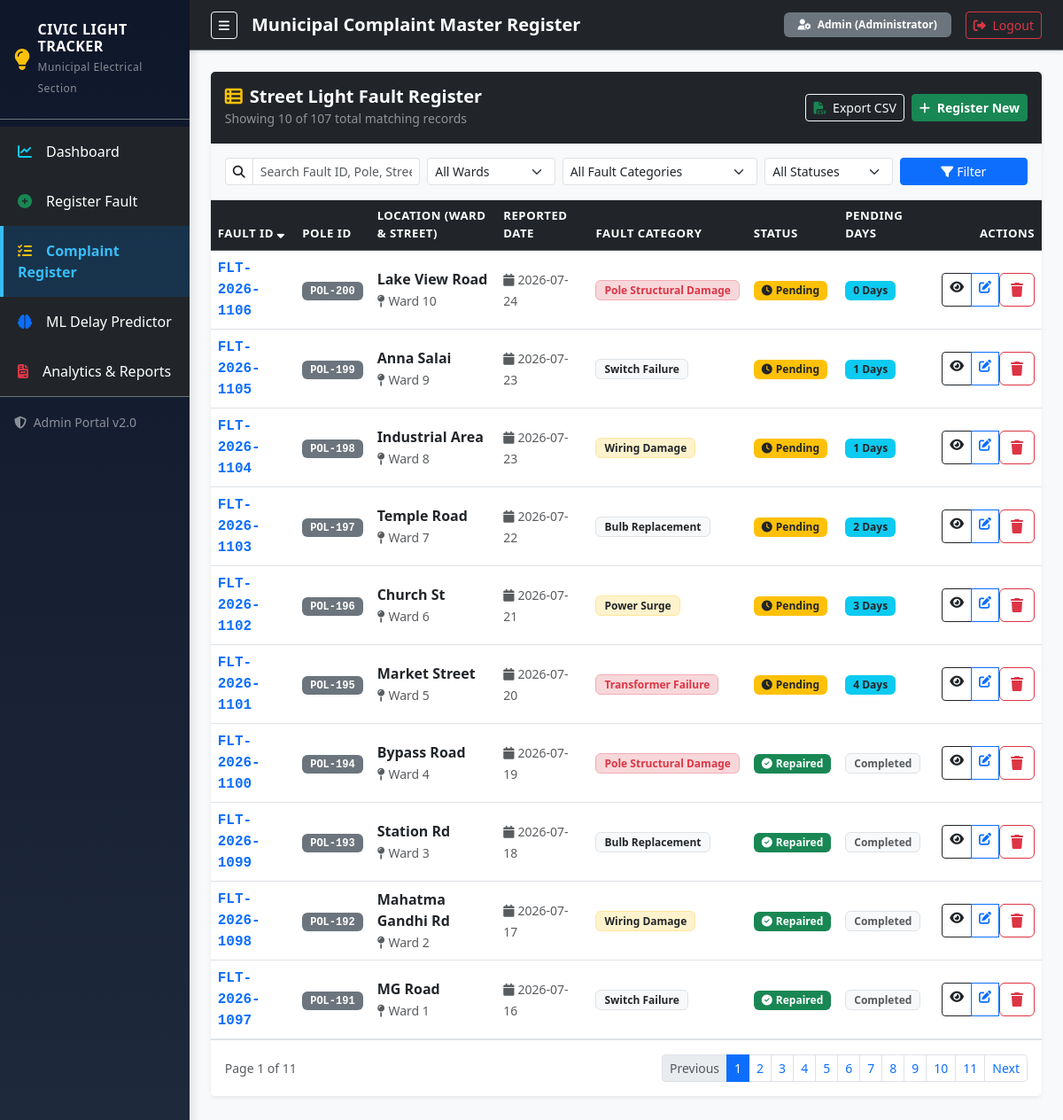
The page /complaints?sort=fault_id&order=desc&search=&ward=&fault_type=&status= (signed in) on the database its author committed.
### tables this page shows
CREATE TABLE complaints (
    id INTEGER PRIMARY KEY AUTOINCREMENT,
    fault_id TEXT UNIQUE NOT NULL,
    pole_id TEXT NOT NULL,
    ward TEXT NOT NULL,
    street TEXT NOT NULL,
    reported_date DATE NOT NULL,
    fault_type TEXT NOT NULL,
    status TEXT NOT NULL DEFAULT 'Pending',
    repaired_date DATE,
    need_attention INTEGER DEFAULT 0,
    priority TEXT DEFAULT 'Medium',
    created_at TIMESTAMP DEFAULT CURRENT_TIMESTAMP
);

### blueprints/complaints.py (the view)
@complaints_bp.route('/complaints')
@login_required
def list_complaints():
    search = request.args.get('search', '').strip()
    ward_filter = request.args.get('ward', '').strip()
    fault_filter = request.args.get('fault_type', '').strip()
    status_filter = request.args.get('status', '').strip()
    sort_by = request.args.get('sort', 'reported_date')
    order = request.args.get('order', 'desc')
    page = int(request.args.get('page', 1))
    per_page = 10
    conn = get_db_connection()
    query = "SELECT * FROM complaints WHERE 1=1"
    params = []
    if search:
        query += " AND (fault_id LIKE ? OR pole_id LIKE ? OR street LIKE ? OR ward LIKE ?)"
        pattern = f"%{search}%"
        params.extend([pattern, pattern, pattern, pattern])
    if ward_filter:
        query += " AND ward = ?"
        params.append(ward_filter)
    if fault_filter:
        query += " AND fault_type = ?"
        params.append(fault_filter)
    if status_filter:
        query += " AND status = ?"
        params.append(status_filter)
    count_query = f"SELECT COUNT(*) FROM ({query})"
    total_records = conn.execute(count_query, params).fetchone()[0]
    total_pages = max(1, (total_records + per_page - 1) // per_page)
    valid_sorts = {
        'fault_id': 'fault_id',
        'pole_id': 'pole_id',
        'ward': 'ward',
        'street': 'street',
        'reported_date': 'reported_date',
        'fault_type': 'fault_type',
        'status': 'status'
    }
    sql_sort = valid_sorts.get(sort_by, 'reported_date')
    sql_order = 'ASC' if order.lower() == 'asc' else 'DESC'
    offset = (page - 1) * per_page
    query += f" ORDER BY {sql_sort} {sql_order} LIMIT ? OFFSET ?"
    params.extend([per_page, offset])
    rows = conn.execute(query, params).fetchall()
    complaints_list = []
    for r in rows:
        c = dict(r)
        c['pending_days'] = calculate_pending_days(c['reported_date'], c['repaired_date'], c['status'])
        complaints_list.append(c)
    conn.close()
    return render_template(
        'complaint_list.html',
        complaints=complaints_list,
        wards=WARDS,
        fault_types=FAULT_TYPES,
        statuses=STATUSES,
        search=search,
        selected_ward=ward_filter,
        selected_fault=fault_filter,
        selected_status=status_filter,
        sort_by=sort_by,
        order=order,
        page=page,
        total_pages=total_pages,
        total_records=total_records
    )

### blueprints/auth.py (called while the page is built)
def login_required(f):
    @wraps(f)
    def decorated_function(*args, **kwargs):
        if 'user_id' not in session:
            flash('Please log in to access this page.', 'warning')
            return redirect(url_for('auth.login', next=request.url))
        return f(*args, **kwargs)
    return decorated_function

### database.py (called while the page is built)
def get_db_connection():
    conn = sqlite3.connect(Config.DATABASE)
    conn.row_factory = sqlite3.Row
    return conn

def calculate_pending_days(reported_date_str, repaired_date_str=None, status='Pending'):
    if not reported_date_str:
        return 0
    try:
        rep_date = datetime.strptime(str(reported_date_str).strip(), '%Y-%m-%d').date()
    except (ValueError, TypeError):
        return 0
    if status == 'Repaired' and repaired_date_str and str(repaired_date_str).strip():
        try:
            fix_date = datetime.strptime(str(repaired_date_str).strip(), '%Y-%m-%d').date()
            diff = (fix_date - rep_date).days
            return max(0, diff)
        except (ValueError, TypeError):
            pass
    today = datetime.now().date()
    diff = (today - rep_date).days
    return max(0, diff)

### templates/complaint_list.html (shortened to what this page needs)
{% extends "base.html" %}
{% block header_title %}Municipal Complaint Master Register{% endblock %}
{% block content %}
<div class="card shadow-sm border-0 mb-4">
    <div class="card-header bg-dark text-white py-3 d-flex flex-column flex-md-row align-items-md-center justify-content-between">
        <div class="mb-2 mb-md-0">
            <h5 class="fw-bold mb-0"><i class="fa-solid fa-table-list me-2 text-warning"></i>Street Light Fault Register</h5>
            <small class="text-white-50">Showing {{ complaints|length }} of {{ total_records }} total matching records</small>
        </div>
        <div class="d-flex align-items-center gap-2">
            <a href="{{ url_for('complaints.export_csv') }}" class="btn btn-outline-light btn-sm">
                <i class="fa-solid fa-file-csv me-1 text-success"></i> Export CSV
            </a>
            <a href="{{ url_for('complaints.register_complaint') }}" class="btn btn-success btn-sm fw-bold">
                <i class="fa-solid fa-plus me-1"></i> Register New
            </a>
        </div>
    </div>
    <div class="card-body bg-light border-bottom">
        <form method="GET" action="{{ url_for('complaints.list_complaints') }}" class="row g-2 align-items-center">
            <div class="col-md-3">
                <div class="input-group input-group-sm">
                    <span class="input-group-text bg-white"><i class="fa-solid fa-magnifying-glass"></i></span>
                    <input type="text" class="form-control" name="search" placeholder="Search Fault ID, Pole, Street..." value="{{ search }}">
                </div>
            </div>
            <div class="col-md-2">
                <select class="form-select form-select-sm" name="ward" onchange="this.form.submit()">
                    <option value="">All Wards</option>
                </select>
            </div>
            <div class="col-md-3">
                <select class="form-select form-select-sm" name="fault_type" onchange="this.form.submit()">
                    <option value="">All Fault Categories</option>
                </select>
            </div>
            <div class="col-md-2">
                <select class="form-select form-select-sm" name="status" onchange="this.form.submit()">
                    <option value="">All Statuses</option>
                </select>
            </div>
            <div class="col-md-2 d-flex gap-1">
                <button type="submit" class="btn btn-primary btn-sm w-100"><i class="fa-solid fa-filter me-1"></i>Filter</button>
            </div>
        </form>
    </div>
    <div class="card-body p-0">
        {% if complaints %}
        <div class="table-responsive">
            <table class="table table-hover align-middle mb-0">
                <thead class="table-dark">
                    <tr>
                        <th>
                            <a href="{{ url_for('complaints.list_complaints', sort='fault_id', order='asc' if sort_by=='fault_id' and order=='desc' else 'desc', search=search, ward=selected_ward, fault_type=selected_fault, status=selected_status) }}" class="text-white text-decoration-none">
                                Fault ID {% if sort_by == 'fault_id' %}<i class="fa-solid fa-sort-{{ 'up' if order=='asc' else 'down' }}"></i>{% endif %}
                            </a>
                        </th>
                        <th>Pole ID</th>
                        <th>Location (Ward & Street)</th>
                        <th>Reported Date</th>
                        <th>Fault Category</th>
                        <th>Status</th>
                        <th>Pending Days</th>
                        <th class="text-end">Actions</th>
                    </tr>
                </thead>
                <tbody>
                    {% for c in complaints %}
                    <tr>
                        <td class="fw-bold font-monospace text-primary">{{ c.fault_id }}</td>
                        <td><span class="badge bg-secondary font-monospace">{{ c.pole_id }}</span></td>
                        <td>
                            <div class="fw-semibold text-dark">{{ c.street }}</div>
                            <small class="text-muted"><i class="fa-solid fa-map-pin me-1"></i>{{ c.ward }}</small>
                        </td>
                        <td><small class="text-muted"><i class="fa-solid fa-calendar me-1"></i>{{ c.reported_date }}</small></td>
                        <td>
                            {% if c.fault_type == 'Transformer Failure' or c.fault_type == 'Pole Structural Damage' %}
                                <span class="badge bg-danger-subtle text-danger border border-danger-subtle">{{ c.fault_type }}</span>
                            {% elif c.fault_type == 'Wiring Damage' or c.fault_type == 'Power Surge' %}
                                <span class="badge bg-warning-subtle text-dark border border-warning-subtle">{{ c.fault_type }}</span>
                            {% else %}
                                <span class="badge bg-light text-dark border">{{ c.fault_type }}</span>
                            {% endif %}
                        </td>
                        <td>
                            {% if c.status == 'Repaired' %}
                                <span class="badge bg-success"><i class="fa-solid fa-circle-check me-1"></i>Repaired</span>
                            {% elif c.status == 'In Progress' %}
                                <span class="badge bg-info text-dark"><i class="fa-solid fa-spinner me-1"></i>In Progress</span>
                            {% elif c.status == 'Rejected' %}
                                <span class="badge bg-secondary">Rejected</span>
                            {% else %}
                                <span class="badge bg-warning text-dark"><i class="fa-solid fa-clock me-1"></i>Pending</span>
                            {% endif %}
                        </td>
                        <td>
                            {% if c.status == 'Repaired' %}
                                <span class="badge bg-light text-muted border">Completed</span>
                            {% else %}
                                <span class="badge {% if c.pending_days > 14 %}bg-danger{% elif c.pending_days > 7 %}bg-warning text-dark{% else %}bg-info text-dark{% endif %}">
                                    {{ c.pending_days }} Days
                                </span>
                            {% endif %}
                        </td>
                        <td class="text-end">
                            <div class="btn-group btn-group-sm">
                                <a href="{{ url_for('complaints.complaint_details', complaint_id=c.id) }}" class="btn btn-outline-dark" title="View Details">
                                    <i class="fa-solid fa-eye"></i>
                                </a>
                                <a href="{{ url_for('complaints.edit_complaint', complaint_id=c.id) }}" class="btn btn-outline-primary" title="Edit Complaint">
                                    <i class="fa-solid fa-pen-to-square"></i>
                                </a>
                                <form method="POST" action="{{ url_for('complaints.delete_complaint', complaint_id=c.id) }}" class="d-inline" onsubmit="return confirm('Are you sure you want to delete complaint {{ c.fault_id }}?');">
                                    <button type="submit" class="btn btn-outline-danger" title="Delete Complaint">
                                        <i class="fa-solid fa-trash"></i>
                                    </button>
                                </form>
                            </div>
                        </td>
                    </tr>
                    {% endfor %}
                </tbody>
            </table>
        </div>
        {% else %}
        <div class="p-5 text-center text-muted">
            <i class="fa-solid fa-folder-open fa-3x mb-3 text-secondary"></i>
            <h5>No complaints found</h5>
            <p>Try clearing filters or search query to see records.</p>
        </div>
        {% endif %}
    </div>
    {% if total_pages > 1 %}
    <div class="card-footer bg-white py-3 border-top d-flex justify-content-between align-items-center">
        <small class="text-muted">Page {{ page }} of {{ total_pages }}</small>
        <ul class="pagination pagination-sm mb-0">
            <li class="page-item {% if page <= 1 %}disabled{% endif %}">
                <a class="page-link" href="{{ url_for('complaints.list_complaints', page=page-1, search=search, ward=selected_ward, fault_type=selected_fault, status=selected_status, sort=sort_by, order=order) }}">Previous</a>
            </li>
            {% for p in range(1, total_pages + 1) %}
            <li class="page-item {% if p == page %}active{% endif %}">
                <a class="page-link" href="{{ url_for('complaints.list_complaints', page=p, search=search, ward=selected_ward, fault_type=selected_fault, status=selected_status, sort=sort_by, order=order) }}">{{ p }}</a>
            </li>
            {% endfor %}
            <li class="page-item {% if page >= total_pages %}disabled{% endif %}">
                <a class="page-link" href="{{ url_for('complaints.list_complaints', page=page+1, search=search, ward=selected_ward, fault_type=selected_fault, status=selected_status, sort=sort_by, order=order) }}">Next</a>
            </li>
        </ul>
    </div>
    {% endif %}
</div>
{% endblock %}

### static/css/style.css (style rules this page uses)
:root { --primary-color: #1e3a8a; --secondary-color: #475569; --accent-warning: #f59e0b; --accent-success: #10b981; --accent-danger: #ef4444; --sidebar-width: 260px; --border-radius: 0.75rem; }
body { font-family: 'Segoe UI', system-ui, -apple-system, sans-serif; color: #1e293b; background-color: #f8fafc; }
.table thead th { font-size: 0.825rem; text-transform: uppercase; letter-spacing: 0.5px; }
.table tbody tr { transition: background-color 0.15s ease; }
.badge { padding: 0.4em 0.75em; font-weight: 600; }

### rows shown on the page
complaints: fault_id "FLT-2026-1106", pole_id "POL-200", street "Lake View Road", ward "Ward 10", reported_date "2026-07-24", fault_type "Pole Structural Damage", status "Pending" (drawn), pending_days "0"
complaints: fault_id "FLT-2026-1105", pole_id "POL-199", street "Anna Salai", ward "Ward 9", reported_date "2026-07-23", fault_type "Switch Failure", status "Pending" (drawn), pending_days "1"
complaints: fault_id "FLT-2026-1104", pole_id "POL-198", street "Industrial Area", ward "Ward 8", reported_date "2026-07-23", fault_type "Wiring Damage", status "Pending" (drawn), pending_days "1"
complaints: fault_id "FLT-2026-1103", pole_id "POL-197", street "Temple Road", ward "Ward 7", reported_date "2026-07-22", fault_type "Bulb Replacement", status "Pending" (drawn), pending_days "2"
complaints: fault_id "FLT-2026-1102", pole_id "POL-196", street "Church St", ward "Ward 6", reported_date "2026-07-21", fault_type "Power Surge", status "Pending" (drawn), pending_days "3"
complaints: fault_id "FLT-2026-1101", pole_id "POL-195", street "Market Street", ward "Ward 5", reported_date "2026-07-20", fault_type "Transformer Failure", status "Pending" (drawn), pending_days "4"
complaints: fault_id "FLT-2026-1100", pole_id "POL-194", street "Bypass Road", ward "Ward 4", reported_date "2026-07-19", fault_type "Pole Structural Damage", status "Repaired" (drawn)
complaints: fault_id "FLT-2026-1099", pole_id "POL-193", street "Station Rd", ward "Ward 3", reported_date "2026-07-18", fault_type "Bulb Replacement", status "Repaired" (drawn)
complaints: fault_id "FLT-2026-1098", pole_id "POL-192", street "Mahatma Gandhi Rd", ward "Ward 2", reported_date "2026-07-17", fault_type "Wiring Damage", status "Repaired" (drawn)
complaints: fault_id "FLT-2026-1097", pole_id "POL-191", street "MG Road", ward "Ward 1", reported_date "2026-07-16", fault_type "Switch Failure", status "Repaired" (drawn)

### other values the page prints
{{ session.username }} "Admin"
{{ session.role }} "Administrator"
{{ complaints|length }} "10"
{{ total_records }} "107"
{{ page }} "1"
{{ total_pages }} "11"
{{ p }} "1" "2" "3" "4" "5" "6" "7" "8" "9" "10" "11"
